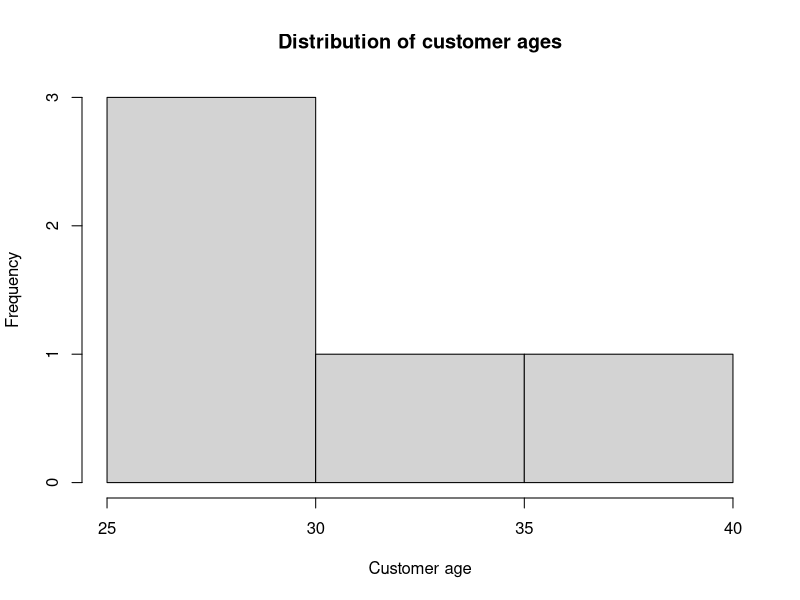

The R script that drew this image:
# Load the data
data <- read.table(text = "CustomerID Age SatisfactionScore
1            25   4
2            30   5
3            35   3
4            28   4
5            40   5", header = TRUE)

# Create the histogram
hist(data$Age, main = "Distribution of customer ages", xlab = "Customer age")

# Add labels to the y-axis
text(x = 0, y = 1, labels = "Number of customers", srt = 90)
